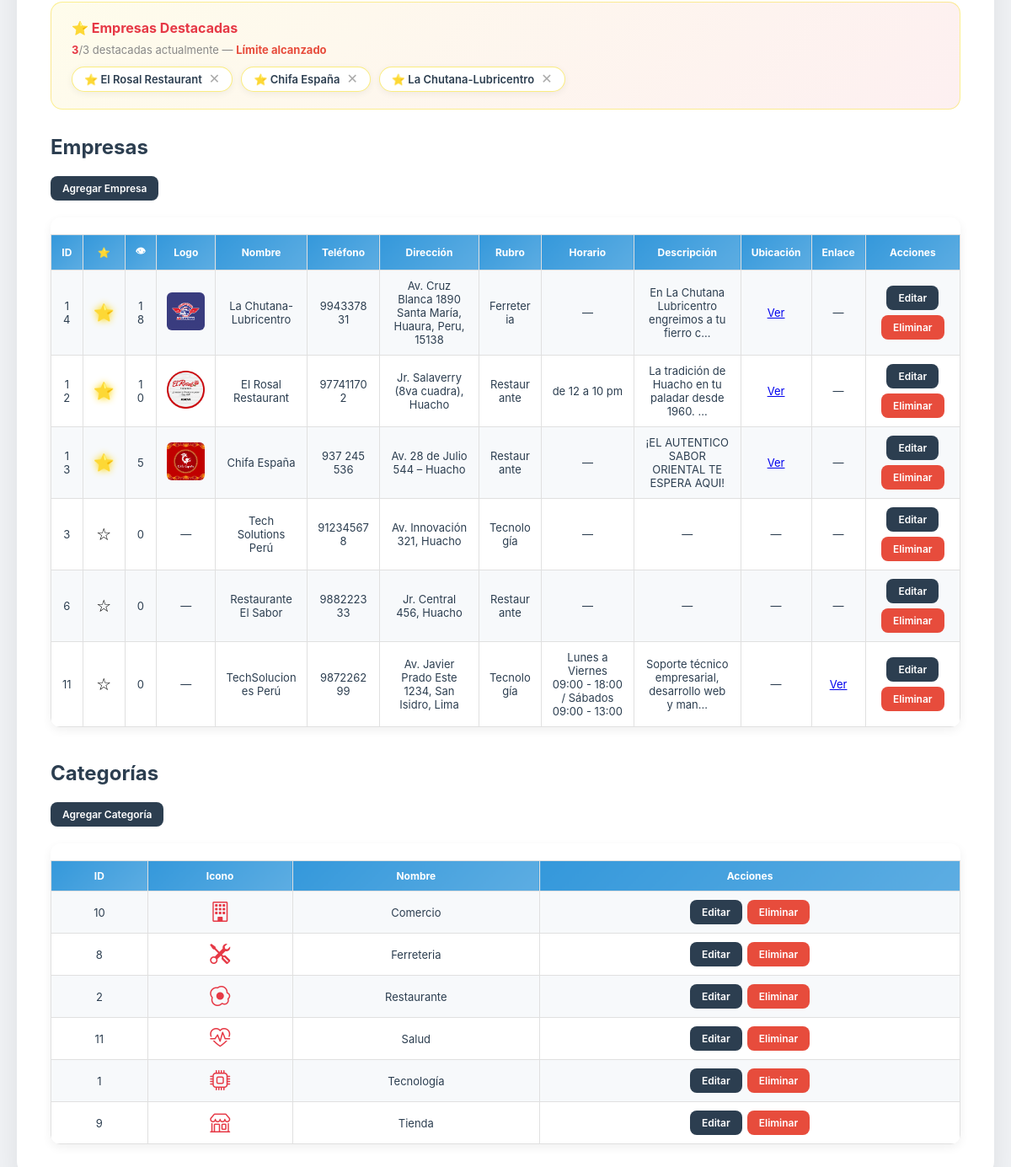
Page /login/admin.php (signed in, lower part) on the earlier database version.
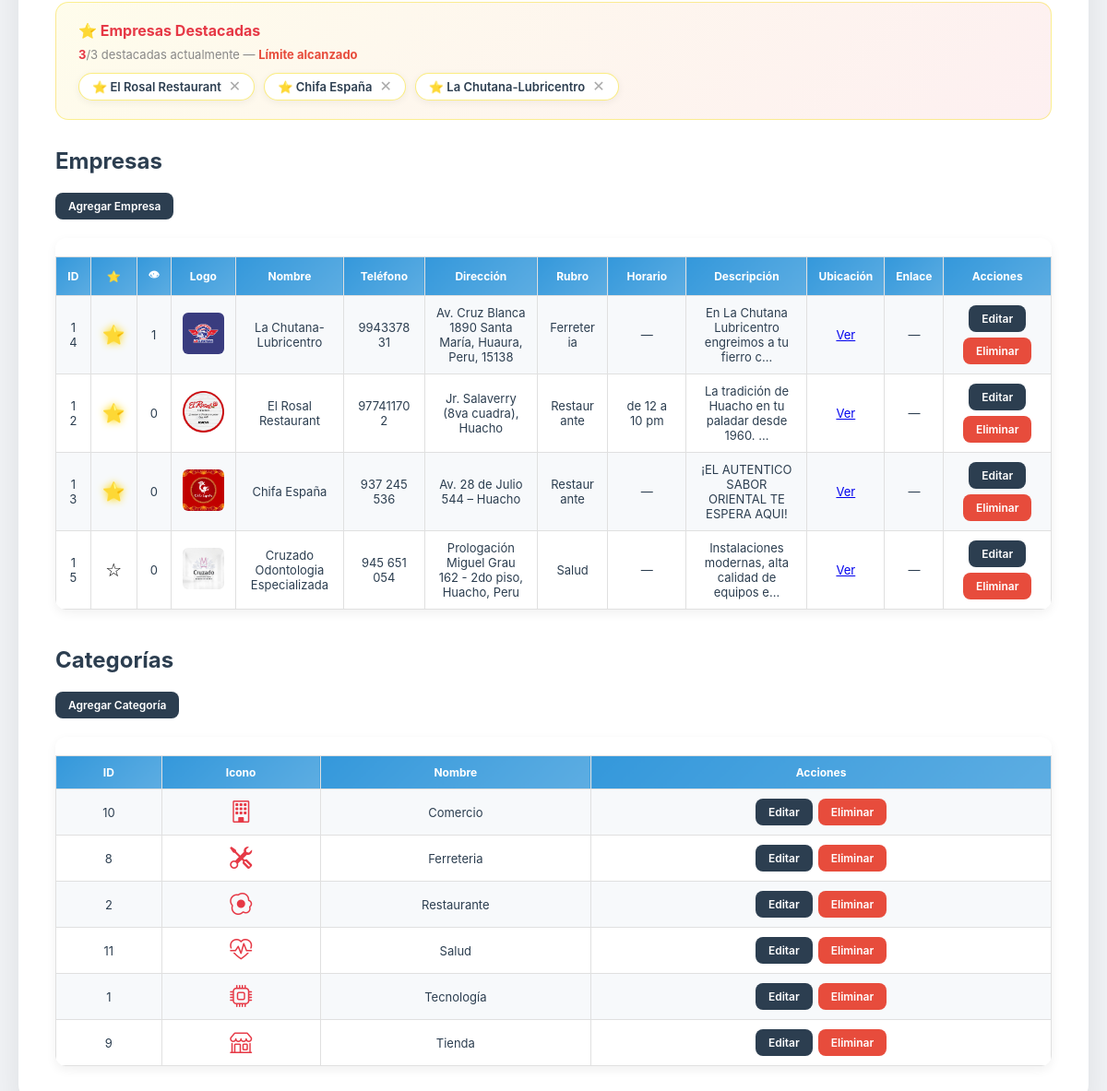
Same page on the later database version.
### tables this page shows
CREATE TABLE `empresas` (
  `id_empresa` int(11) NOT NULL,
  `logo` varchar(255) DEFAULT NULL,
  `nombre` varchar(150) NOT NULL,
  `email` varchar(100) DEFAULT NULL,
  `telefono` varchar(20) DEFAULT NULL,
  `direccion` varchar(200) DEFAULT NULL,
  `id_categoria` int(11) DEFAULT NULL,
  `fecha_registro` timestamp NOT NULL DEFAULT current_timestamp(),
  `horario` varchar(100) DEFAULT NULL,
  `descripcion` text DEFAULT NULL,
  `ubicacion_link` varchar(500) DEFAULT NULL,
  `link_empresa` varchar(255) DEFAULT NULL,
  `vistas` int(11) DEFAULT 0,
  `destacada` tinyint(1) DEFAULT 0,
  `facebook` varchar(255) DEFAULT NULL
);

CREATE TABLE `categorias` (
  `id_categoria` int(11) NOT NULL,
  `nombre` varchar(100) NOT NULL,
  `descripcion` text DEFAULT NULL,
  `icono` varchar(50) DEFAULT 'bi-briefcase'
);

### login/admin.php (the view, shortened to what this page needs)
<?php
include '../db.php';
?>
<!DOCTYPE html>
<html lang="es">
<head>
<link rel="stylesheet" href="/guiaempresarial.pe/assets/css/login.css">
<link rel="stylesheet" href="https://cdn.jsdelivr.net/npm/bootstrap-icons@1.11.3/font/bootstrap-icons.min.css">
</head>
<body>
<div class="panel-container">
<section class="panel">
<h2>Administración de Usuarios</h2><br>
<br><br>
<br><br>
<?php
$res_dest   = $conexion->query("SELECT id_empresa, nombre FROM empresas WHERE destacada=1");
$total_dest = $res_dest->num_rows;
?>
<div class="destacadas-section">
    <h3>⭐ Empresas Destacadas</h3>
    <p class="contador-dest">
        <span><?= $total_dest ?></span>/3 destacadas actualmente
        <?= $total_dest >= 3 ? '— <strong style="color:#e74c3c">Límite alcanzado</strong>' : '' ?>
    </p>
    <?php if ($total_dest > 0): ?>
    <div class="destacadas-lista">
        <?php while ($d = $res_dest->fetch_assoc()): ?>
        <div class="destacada-chip" id="chip-<?= $d['id_empresa'] ?>">
            ⭐ <?= htmlspecialchars($d['nombre']) ?>
            <button onclick="toggleDestacada(<?= $d['id_empresa'] ?>, 'quitar')" title="Quitar">✕</button>
        </div>
        <?php endwhile; ?>
    </div>
    <?php else: ?>
    <p style="color:#aaa;font-size:13px;">No hay empresas destacadas. Haz clic en ☆ en la tabla para destacar una.</p>
    <?php endif; ?>
</div>
<h2>Empresas</h2><br>
<a href="agregar_empresa.php" class="btn">Agregar Empresa</a>
<br><br>
<div class="table-wrap">
<table>
<tr>
    <th>ID</th>
    <th>⭐</th>
    <th>👁</th>
    <th>Logo</th>
    <th>Nombre</th>
    <th>Teléfono</th>
    <th>Dirección</th>
    <th>Rubro</th>
    <th>Horario</th>
    <th>Descripción</th>
    <th>Ubicación</th>
    <th>Enlace</th>
    <th>Acciones</th>
</tr>
<?php
$res = $conexion->query("
    SELECT e.id_empresa, e.logo, e.nombre, e.telefono, e.direccion,
           e.descripcion, e.horario, e.ubicacion_link, e.link_empresa,
           e.destacada, e.vistas, c.nombre AS categoria
    FROM empresas e
    JOIN categorias c ON e.id_categoria = c.id_categoria
    ORDER BY e.destacada DESC, e.vistas DESC
");
while ($fila = $res->fetch_assoc()):
?>
<tr id="fila-<?= $fila['id_empresa'] ?>">
    <td><?= $fila['id_empresa'] ?></td>
    <td>
        <button class="btn-estrella <?= $fila['destacada'] ? 'activa' : '' ?>"
                onclick="toggleDestacada(<?= $fila['id_empresa'] ?>, '<?= $fila['destacada'] ? 'quitar' : 'destacar' ?>')"
                title="<?= $fila['destacada'] ? 'Quitar destacada' : 'Destacar' ?>">
            <?= $fila['destacada'] ? '⭐' : '☆' ?>
        </button>
    </td>
    <td><?= number_format($fila['vistas']) ?></td>
    <td>
        <?php if (!empty($fila['logo'])): ?>
        <img src="/guiaempresarial.pe/assets/img/<?= htmlspecialchars($fila['logo']) ?>"
             style="width:45px;height:45px;object-fit:cover;border-radius:6px;">
        <?php else: ?>—<?php endif; ?>
    </td>
    <td><?= htmlspecialchars($fila['nombre']) ?></td>
    <td><?= htmlspecialchars($fila['telefono'] ?? '—') ?></td>
    <td><?= htmlspecialchars($fila['direccion'] ?? '—') ?></td>
    <td><?= htmlspecialchars($fila['categoria']) ?></td>
    <td><?= !empty($fila['horario']) ? htmlspecialchars($fila['horario']) : '—' ?></td>
    <td><?= !empty($fila['descripcion']) ? htmlspecialchars(mb_strimwidth($fila['descripcion'], 0, 50, '…')) : '—' ?></td>
    <td>
        <?php if (!empty($fila['ubicacion_link'])): ?>
        <a href="<?= htmlspecialchars($fila['ubicacion_link']) ?>" target="_blank">Ver</a>
        <?php else: ?>—<?php endif; ?>
    </td>
    <td>
        <?php if (!empty($fila['link_empresa'])): ?>
        <a href="<?= htmlspecialchars($fila['link_empresa']) ?>" target="_blank">Ver</a>
        <?php else: ?>—<?php endif; ?>
    </td>
    <td>
        <div class="acciones">
            <a href="editar.php?id=<?= $fila['id_empresa'] ?>" class="btn">Editar</a>
            <a href="eliminar.php?id=<?= $fila['id_empresa'] ?>" class="btn btn-danger"
               onclick="return confirm('¿Eliminar esta empresa?');">Eliminar</a>
        </div>
    </td>
</tr>
<?php endwhile; ?>
</table>
</div>
<br><br>
<h2>Categorías</h2><br>
<a href="agregar_categoria.php" class="btn">Agregar Categoría</a>
<br><br>
<div class="table-wrap">
<table>
<tr>
    <th>ID</th>
    <th>Icono</th>
    <th>Nombre</th>
    <th>Acciones</th>
</tr>
<?php
$res_cat = $conexion->query("SELECT * FROM categorias ORDER BY nombre ASC");
while ($cat = $res_cat->fetch_assoc()):
?>
<tr>
    <td><?= $cat['id_categoria'] ?></td>
    <td style="font-size:22px;">
        <i class="bi <?= htmlspecialchars($cat['icono'] ?? 'bi-briefcase') ?>"></i>
    </td>
    <td><?= htmlspecialchars($cat['nombre']) ?></td>
    <td>
        <div class="acciones">
            <a href="editar_categoria.php?id=<?= $cat['id_categoria'] ?>" class="btn">Editar</a>
            <a href="eliminar_categoria.php?id=<?= $cat['id_categoria'] ?>" class="btn btn-danger"
               onclick="return confirm('¿Eliminar esta categoría?');">Eliminar</a>
        </div>
    </td>
</tr>
<?php endwhile; ?>
</table>
</div>
</section>
</div>
</body>
</html>

Differences in the rows shown:
removed empresas: id_empresa "3", vistas "0", nombre "Tech Solutions Perú", telefono "912345678", direccion "Av. Innovación 321, Huacho", id_categoria.nombre "Tecnología", shown under "Empresas"
removed empresas: id_empresa "6", vistas "0", nombre "Restaurante El Sabor", telefono "988222333", direccion "Jr. Central 456, Huacho", id_categoria.nombre "Restaurante", shown under "Empresas"
removed empresas: id_empresa "11", vistas "0", nombre "TechSoluciones Perú", telefono "987226299", direccion "Av. Javier Prado Este 1234, San Isidro, Lima", id_categoria.nombre "Tecnología", horario "Lunes a Viernes 09:00 - 18:00 / Sábados 09:00 - 13:00", descripcion "Soporte técnico empresarial, desarrollo web y man…", shown under "Empresas"
changed empresas "El Rosal Restaurant": vistas "10" → "0"
changed empresas "Chifa España": vistas "5" → "0"
changed empresas "La Chutana-Lubricentro": vistas "18" → "1"
added empresas: id_empresa "15", vistas "0", logo (picture), nombre "Cruzado Odontologia Especializada", telefono "945 651 054", direccion "Prologación Miguel Grau 162 - 2do piso, Huacho, Peru", id_categoria.nombre "Salud", descripcion "Instalaciones modernas, alta calidad de equipos e…", shown under "Empresas"
